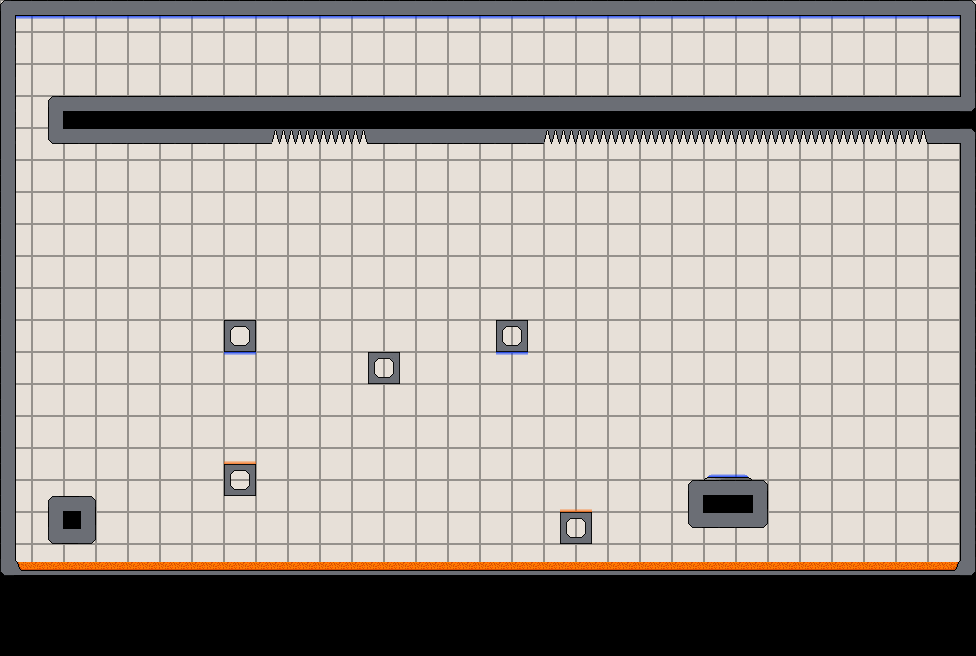

A level layout from a 2D game, rendered from its tile map. Below: a short description, then the map file with tile-grid data replaced by summaries:
An orthogonal 61x41 tile map with 16x16 px tiles, 8 tile layers (background, walls, switches, gravTiles, ...) and 1 object (spawnPoint1).

<map version="1.0" orientation="orthogonal" width="61" height="41" tilewidth="16" tileheight="16">
 <tileset firstgid="1" name="interiorTileset" tilewidth="16" tileheight="16">
  <image source="interiorTileset.png" trans="ff00ff" width="144" height="64" />
 </tileset>
 <layer name="background" width="61" height="41">
  <data>[2501 cells, 2501 non-empty, 5 distinct tile ids]</data>
 </layer>
 <layer name="walls" width="61" height="41">
  <data>[2501 cells, 319 non-empty, 14 distinct tile ids]</data>
 </layer>
 <layer name="switches" width="61" height="41">
  <data>[2501 cells, 0 non-empty, 0 distinct tile ids]</data>
 </layer>
 <layer name="gravTiles" width="61" height="41">
  <data>[2501 cells, 67 non-empty, 2 distinct tile ids]</data>
 </layer>
 <objectgroup name="spawnPoint" width="61" height="41">
  <object name="spawnPoint1" x="73" y="468" />
 </objectgroup>
 <layer name="acid" width="61" height="41">
  <data>[2501 cells, 236 non-empty, 4 distinct tile ids]</data>
 </layer>
 <layer name="exit" width="61" height="41">
  <data>[2501 cells, 1 non-empty, 1 distinct tile ids]</data>
 </layer>
 <layer name="exitDummyTiles" width="61" height="41">
  <data>[2501 cells, 2 non-empty, 2 distinct tile ids]</data>
 </layer>
 <layer name="spikes" width="61" height="41">
  <data>[2501 cells, 26 non-empty, 1 distinct tile ids]</data>
 </layer>
</map>
